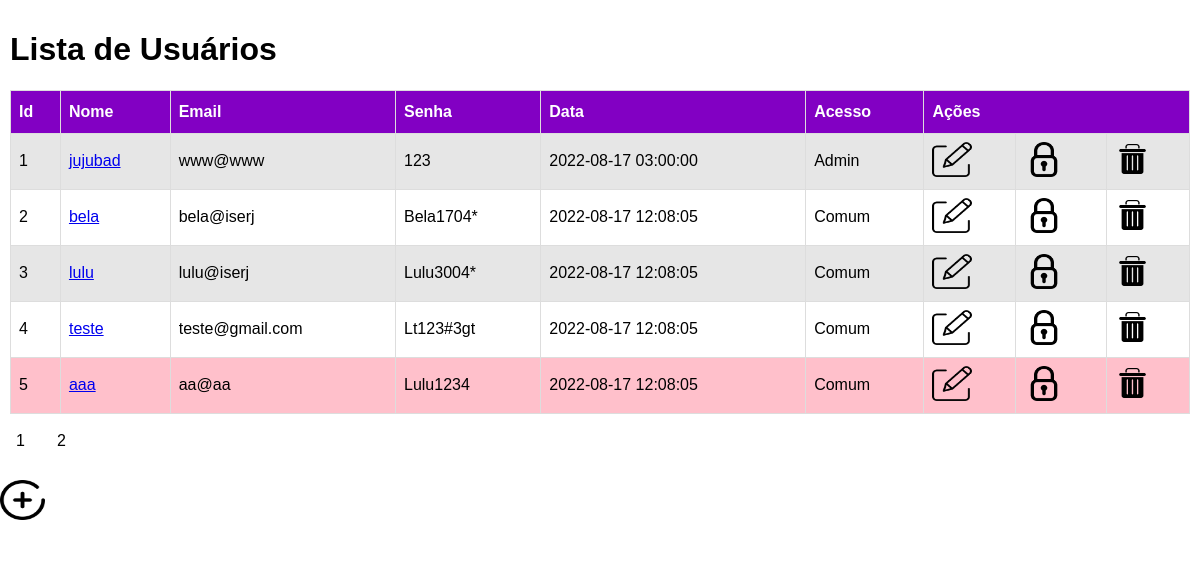
Page /usuarioscontrolar.php?pag=1 (signed in) on the committed database.
### tables this page shows
CREATE TABLE IF NOT EXISTS `usuarios` (
  `Id` int(11) NOT NULL AUTO_INCREMENT,
  `Nome` varchar(50) NOT NULL,
  `Email` varchar(50) NOT NULL,
  `Senha` varchar(60) NOT NULL,
  `Acesso` varchar(50) NOT NULL,
  `Status` varchar(20) NOT NULL,
  `validador` int(20) NOT NULL,
  `Data` timestamp NOT NULL DEFAULT CURRENT_TIMESTAMP,
  PRIMARY KEY (`Id`)
);

### usuarioscontrolar.php (the view, shortened to what this page needs)
<?php
require 'conexao.php';
$id = $_GET["pag"];
$total = 5;
$id--;
$sql = "SELECT * FROM usuarios ORDER BY id LIMIT $id, $total";
$sql1 = "SELECT count(*) as contagem FROM usuarios";
$result = $conn->query($sql);
$result1 = $conn->query($sql1);
$row1 = $result1->fetch_assoc();
$contagem = $row1["contagem"];
if($contagem%$total==0){
    $contagem=$contagem/$total;
}else{
    $contagem=$contagem/$total + 1;
}
	 if ($result->num_rows > 0) {
?>
<!DOCTYPE html>
<html lang="pt-br">
<head>
<link rel="stylesheet" href="./css/tabelausuarios.css">
</head>
<body>
<div class="content">
			<h1>Lista de Usuários</h1>
			<table>
<tr><th>Id</th><th>Nome</th><th>Email</th><th>Senha</th><th>Data</th><th>Acesso</th><th colspan="3">Ações</td></tr>
	<?php
	  while($row = $result->fetch_assoc()) {
	      if($row["Status"]=="inativo"){
	         echo "<tr style='background-color:pink'>";
	      }else{
	          echo "<tr>";
	      }
		echo "<td>" . $row["Id"] . "</td><td><a href=controlarrespostafinal.php?id=" . $row["Id"] . ">" . $row["Nome"] . "</a></td><td>" . $row["Email"] . "</td><td>" . $row["Senha"] . "</td><td>" . $row["Data"] . "</td><td>" . $row["Acesso"] . "</td>";
		echo "<td><a href='usuarioeditarform.php?id=" . $row["Id"] . "'><img src='./img/editar.png' alt='Editar Usuário' height=35 width=40 ></a></td><td><a href='usuariobloquear.php?id=" . $row["Id"] . "&status=" . $row["Status"] . "'><img src='./img/bloquear.png' alt='Bloquear Usuário' height=35 width=40 ></a></td><td><a href='usuarioexcluir.php?id=" . $row["Id"] . "'><img src='./img/excluir.png' alt='Excluir Usuário' height=30 width=35 ></a></td></tr>";
	  }
	?>
			</table>
</div>
<div class="pagination">
    <?php for($i=1; $i <= $contagem; $i++) {
            echo "<a href='usuarioscontrolar.php?pag=$i'>$i</a>";
    }
	?>
</div>
            <br></br>
            <a href="usuariocadastrartela.php"><img src="./img/incluir.png" alt="Incluir Usuário" height=40 width=45></a>
<div class="footer">
</div>
</body>
</html>
<?php
	} else {
		echo "<h1>Nenhum resultado foi encontrado.</h1>";
	}
?>

### css/tabelausuarios.css (style rules this page uses)
table { font-family: Arial, Helvetica, sans-serif; border-collapse: collapse; width: 100%; }
td, th { border: 1px solid #ddd; padding: 8px; }
tr:nth-child(even) { background-color: #D1D1D18C; }
th { padding-top: 12px; padding-bottom: 12px; text-align: left; background-color: #8200c3; color: white; }
* { box-sizing: border-box; font-family: Arial, Helvetica, sans-serif; }
body { margin: 0; font-family: Arial, Helvetica, sans-serif; }
.content { background-color: #fff; padding: 10px; }
.footer { background-color: #fff; padding: 10px; }
.pagination { display: inline-block; }
.pagination a { color: black; float: left; padding: 8px 16px; text-decoration: none; }

### rows in the picture
usuarios: Id "1", Nome "jujubad", Email "www@www", Senha "123", Data "2022-08-17 03:00:00", Acesso "Admin"
usuarios: Id "2", Nome "bela", Email "bela@iserj", Senha "Bela1704*", Data "2022-08-17 12:08:05", Acesso "Comum"
usuarios: Id "3", Nome "lulu", Email "lulu@iserj", Senha "Lulu3004*", Data "2022-08-17 12:08:05", Acesso "Comum"
usuarios: Id "4", Nome "teste", Email "teste@gmail.com", Senha "Lt123#3gt", Data "2022-08-17 12:08:05", Acesso "Comum"
usuarios: Id "5", Nome "aaa", Email "aa@aa", Senha "Lulu1234", Data "2022-08-17 12:08:05", Acesso "Comum"
